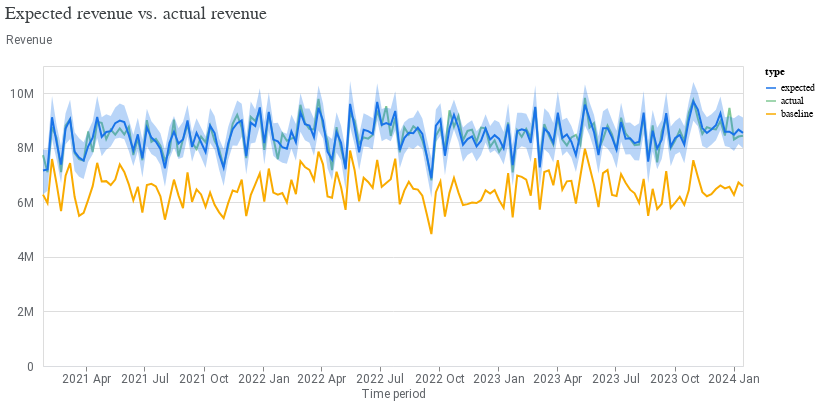

Notebook code cell kept with this figure:
### Markdown cell above
2\. Assess the model's fit by comparing the expected sales against the actual sales.

### Code cell
model_fit = visualizer.ModelFit(mmm)
model_fit.plot_model_fit()

### Figure 1 — Vega-Lite specification as saved in the notebook (floating-point values rounded to 4 significant figures; data arrays with more than 128 entries replaced by an {"elided": "..."} marker saying what was removed)
{"config": {"view": {"continuousWidth": 300, "continuousHeight": 300}, "axis": {"labelColor": "#5F6368", "labelFont": "Roboto", "labelFontSize": 12, "titleColor": "#5F6368", "titleFont": "Roboto", "titleFontSize": 12, "titleFontWeight": "normal"}}, "layer": [{"mark": {"type": "line"}, "encoding": {"color": {"field": "type", "scale": {"domain": ["expected", "actual", "baseline"], "range": ["#1A73E8", "#81C995", "#F9AB00"]}, "type": "nominal"}, "x": {"axis": {"domainColor": "#DADCE0", "format": "%Y %b", "grid": false, "tickCount": 8}, "field": "time", "title": "Time period", "type": "temporal"}, "y": {"axis": {"domain": false, "labelExpr": "replace(format(datum.value, '.3~s'), 'G', 'B')", "labelPadding": 10, "tickCount": 5, "ticks": false, "titleAlign": "left", "titleAngle": 0, "titleY": -20}, "field": "mean", "title": "Revenue", "type": "quantitative"}}}, {"mark": {"type": "area", "opacity": 0.3}, "encoding": {"color": {"field": "type", "legend": null, "scale": {"domain": ["expected"], "range": ["#1A73E8"]}, "type": "nominal"}, "x": {"field": "time", "type": "temporal"}, "y": {"field": "ci_hi", "type": "quantitative"}, "y2": {"field": "ci_lo"}}}], "data": {"name": "data-6aefe2fa1798cb41d9b7ddd25971a855"}, "resolve": {"scale": {"color": "independent"}}, "title": {"text": "Expected revenue vs. actual revenue", "anchor": "start", "color": "#3C4043", "font": "Google Sans Display", "fontSize": 18, "fontWeight": "normal", "offset": 10}, "width": 700, "$schema": "https://vega.github.io/schema/vega-lite/v5.20.1.json", "datasets": {"data-6aefe2fa1798cb41d9b7ddd25971a855": {"elided": "468 records"}}}
